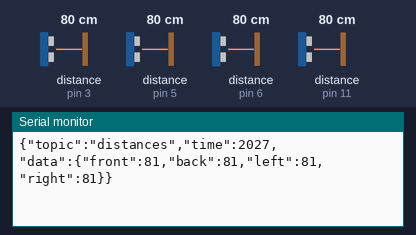
The sketch below on a simulated Arduino Uno, built with avr-gcc and run on an emulated ATmega328P. On the bench: the last lines printed to the serial monitor. Inputs (shaded band) come from the test bench; at power-on: distance to the obstacle (sensors on pin 3, pin 5, pin 6, pin 11) 80 cm. The echo pulse lasts 58.3 µs per cm.

Above: at 2.8 s.
2.9 s: distance to the obstacle (sensor on pin 3) set to 2 cm
At 3.9 s:
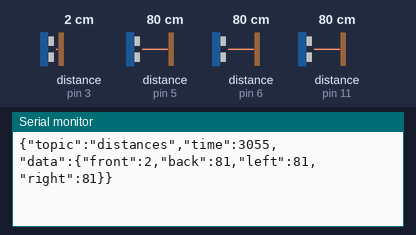
4.4 s: distance to the obstacle (sensor on pin 5) set to 2 cm
At 5.7 s:
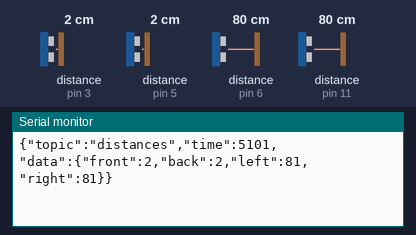
5.9 s: distance to the obstacle (sensor on pin 6) set to 2 cm
At 7.0 s:
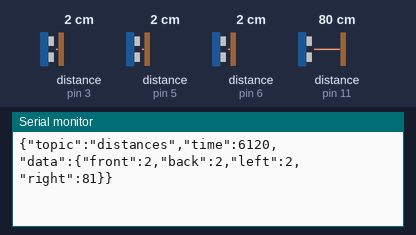
7.4 s: distance to the obstacle (sensor on pin 11) set to 2 cm
At 8.7 s:
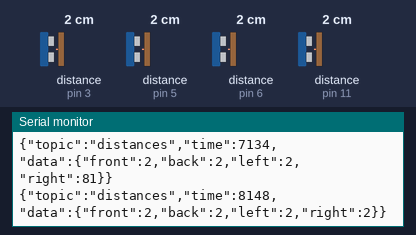
8.9 s: distance to the obstacle (sensor on pin 3) set to 4 cm
At 10.1 s:
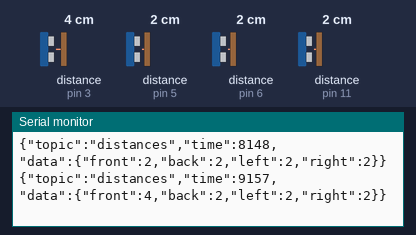
10.4 s: distance to the obstacle (sensor on pin 5) set to 4 cm
At 11.5 s:
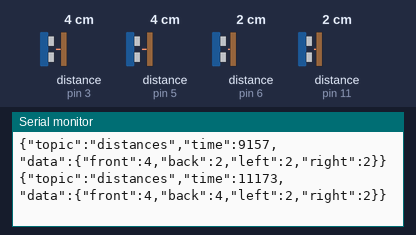
Timing chart, 0 to 12.9 s (numbered marks = the images above; inputs shaded):
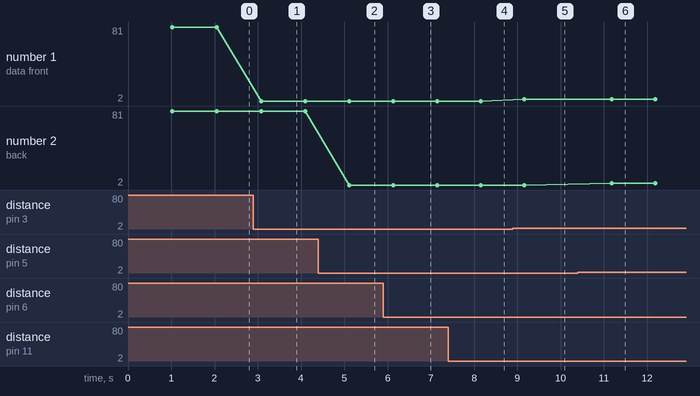

The sketch:

SonarJson.ino
```cpp
#include <ArduinoJson.h>

// ---------------------------------------------------------------------------
// Example NewPing library sketch that does a ping about 20 times per second.
// ---------------------------------------------------------------------------

#include <NewPing.h>

#define RIGHT_TRIGGER_PIN  12  // Arduino pin tied to trigger pin on the ultrasonic sensor.
#define RIGHT_ECHO_PIN     11  // Arduino pin tied to echo pin on the ultrasonic sensor.
#define LEFT_TRIGGER_PIN  7// Arduino pin tied to trigger pin on the ultrasonic sensor.
#define LEFT_ECHO_PIN     6  // Arduino pin tied to echo pin on the ultrasonic sensor.
#define BACK_TRIGGER_PIN  4  // Arduino pin tied to trigger pin on the ultrasonic sensor.
#define BACK_ECHO_PIN     5  // Arduino pin tied to echo pin on the ultrasonic sensor.
#define FRONT_TRIGGER_PIN  8  // Arduino pin tied to trigger pin on the ultrasonic sensor.
#define FRONT_ECHO_PIN     3  // Arduino pin tied to echo pin on the ultrasonic sensor.

#define MAX_DISTANCE 300 // Maximum distance we want to ping for (in centimeters). Maximum sensor distance is rated at 400-500cm.

NewPing rightSonar(RIGHT_TRIGGER_PIN, RIGHT_ECHO_PIN, MAX_DISTANCE); // NewPing setup of pins and maximum distance.
NewPing leftSonar(LEFT_TRIGGER_PIN, LEFT_ECHO_PIN, MAX_DISTANCE); // NewPing setup of pins and maximum distance.
NewPing backSonar(BACK_TRIGGER_PIN, BACK_ECHO_PIN, MAX_DISTANCE); // NewPing setup of pins and maximum distance.
NewPing frontSonar(FRONT_TRIGGER_PIN, FRONT_ECHO_PIN, MAX_DISTANCE); // NewPing setup of pins and maximum distance.

unsigned long time;

void setup() {
  Serial.begin(115200); // Open serial monitor at 115200 baud to see ping results.
  while (!Serial) continue;
}


void outputDistances()
{
  StaticJsonBuffer<200> jsonBuffer;
  JsonObject& jsonMessage = jsonBuffer.createObject();
  jsonMessage["topic"] = "distances";
  time = millis();
  jsonMessage["time"] = time;
  JsonObject& data = jsonMessage.createNestedObject("data");
  data["front"] = frontSonar.ping_cm();
  data["back"]  = backSonar.ping_cm();
  data["left"]  = leftSonar.ping_cm();
  data["right"] = rightSonar.ping_cm();
  jsonMessage.printTo(Serial);
  Serial.println();
}

void loop() {
  delay(1000);
  outputDistances();
}
```

Measured:
- after the input at 2.9 s, the serial monitor: prints a new line after 0.18 s (image 1)
- after the input at 4.4 s, the serial monitor: prints a new line after 0.72 s (image 2)
- after the input at 5.9 s, the serial monitor: prints a new line after 0.23 s (image 3)
- after the input at 7.4 s, the serial monitor: prints a new line after 0.76 s (image 4)
- after the input at 8.9 s, the serial monitor: prints a new line after 0.27 s (image 5)
- after the input at 10.4 s, the serial monitor: prints a new line after 0.78 s (image 6)
- plotted number 1: 81 → 2 after the input at 2.9 s, 2 → 4 after the input at 8.9 s
